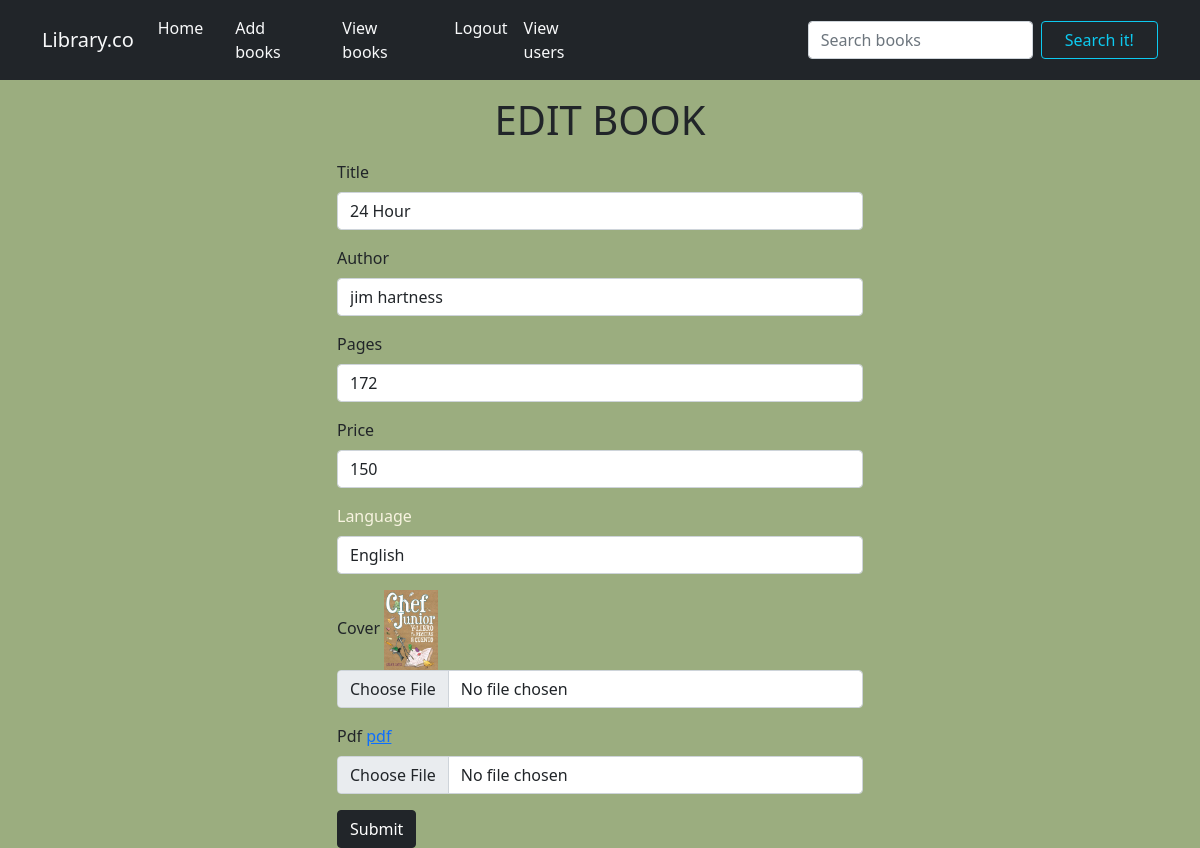
The app's page /edit/1 (signed in) with its own data.
### books/models.py (models this page shows, shortened)
class Book(models.Model):                                           #table definition
    title=models.CharField(max_length=20)
    author=models.CharField(max_length=20)
    pages=models.IntegerField()                                      #attributes or fields
    price=models.IntegerField()
    language=models.CharField(max_length=20)
    cover=models.ImageField(upload_to="images")
    pdf=models.FileField(upload_to="pdf")

### books/views.py (the view, shortened to what this page needs)
# urls.py: path('edit/<int:i>',views.edit,name="edit"),
@login_required
def edit(request, i):
    k = Book.objects.get(id=i)
    return render(request, 'edit.html', {'book': k})

### templates/edit.html (shortened to what this page needs)
{% extends 'base.html' %}
{% load static %}
{% block content %}
<h1 class="mt-3 text-center color:#0dc6ff;">EDIT BOOK</h1>
  <div class="container mt-3" style="max-width: 550px;">
    <form method="post" enctype="multipart/form-data">
      <div class="mb-3">
        <label class="form-label">Title</label>
        <input type="text" class="form-control" name="t" value="{{book.title}}" placeholder="Enter book title">
      </div>
      <div class="mb-3">
        <label  class="form-label">Author</label>
        <input type="text" class="form-control " name="a" value="{{book.author}}" placeholder="Enter author's name">
      </div>
      <div class="mb-3">
        <label class="form-label">Pages</label>
        <input type="number" class="form-control" name="pg" value="{{book.pages}}" placeholder="Enter number of pages">
      </div>
      <div class="mb-3">
        <label  class="form-label">Price</label>
        <input type="number"  class="form-control" name="pr" value="{{book.price}}" placeholder="Enter price">
      </div>
     <div class="mb-3">
    <label class="form-label" style="color:#F8F4E1;">Language</label>
    <input type="text" class="form-control" name="l"  value="{{book.language}}" placeholder="enter language">
  </div>
          <div class="mb-3">
        <label  class="form-label">Cover</label>
            <img src="{{book.cover.url}}" style="height:80px;">
        <input type="file" class="form-control " name="i">
      </div>
          <div class="mb-3">
        <label  class="form-label">Pdf</label>
            <a href="{{book.pdf.url}}">pdf</a>
        <input type="file" class="form-control " name="f">
      </div>
      <button type="submit" value="Add" class="btn btn-dark">Submit</button>
    </form>
  </div>
{% endblock %}

### static/css/style.css (style rules this page uses)
body { background-color:#9BAD7F; }

### records on screen
Book: t "24 Hour", a "jim hartness", pg "172", pr "150", l "English", cover (picture)
